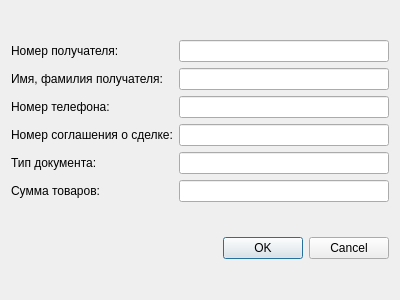
<?xml version="1.0" encoding="UTF-8"?>
<ui version="4.0">
 <class>AddEntryDestination</class>
 <widget class="QDialog" name="AddEntryDestination">
  <property name="geometry">
   <rect>
    <x>0</x>
    <y>0</y>
    <width>400</width>
    <height>300</height>
   </rect>
  </property>
  <property name="windowTitle">
   <string>Dialog</string>
  </property>
  <layout class="QVBoxLayout" name="verticalLayout">
   <item>
    <layout class="QGridLayout" name="gridLayout">
     <item row="4" column="0">
      <widget class="QLabel" name="label_3">
       <property name="text">
        <string>Номер телефона:</string>
       </property>
      </widget>
     </item>
     <item row="2" column="0">
      <widget class="QLabel" name="label">
       <property name="text">
        <string>Номер получателя:</string>
       </property>
      </widget>
     </item>
     <item row="6" column="0">
      <widget class="QLabel" name="label_5">
       <property name="text">
        <string>Тип документа:</string>
       </property>
      </widget>
     </item>
     <item row="3" column="1">
      <widget class="QLineEdit" name="firstLastDstEdit"/>
     </item>
     <item row="7" column="1">
      <widget class="QLineEdit" name="productSumEdit"/>
     </item>
     <item row="2" column="1">
      <widget class="QLineEdit" name="idDestiantionEdit"/>
     </item>
     <item row="5" column="1">
      <widget class="QLineEdit" name="idDealAgreementEdit"/>
     </item>
     <item row="4" column="1">
      <widget class="QLineEdit" name="phoneNumberEdit"/>
     </item>
     <item row="6" column="1">
      <widget class="QLineEdit" name="documentTypeEdit"/>
     </item>
     <item row="5" column="0">
      <widget class="QLabel" name="label_4">
       <property name="text">
        <string>Номер соглашения о сделке:</string>
       </property>
      </widget>
     </item>
     <item row="3" column="0">
      <widget class="QLabel" name="label_2">
       <property name="text">
        <string>Имя, фамилия получателя:</string>
       </property>
      </widget>
     </item>
     <item row="7" column="0">
      <widget class="QLabel" name="label_6">
       <property name="text">
        <string>Сумма товаров:</string>
       </property>
      </widget>
     </item>
    </layout>
   </item>
   <item>
    <widget class="QDialogButtonBox" name="buttonBox">
     <property name="orientation">
      <enum>Qt::Horizontal</enum>
     </property>
     <property name="standardButtons">
      <set>QDialogButtonBox::Cancel|QDialogButtonBox::Ok</set>
     </property>
    </widget>
   </item>
  </layout>
 </widget>
 <resources/>
 <connections>
  <connection>
   <sender>buttonBox</sender>
   <signal>accepted()</signal>
   <receiver>AddEntryDestination</receiver>
   <slot>accept()</slot>
   <hints>
    <hint type="sourcelabel">
     <x>248</x>
     <y>254</y>
    </hint>
    <hint type="destinationlabel">
     <x>157</x>
     <y>274</y>
    </hint>
   </hints>
  </connection>
  <connection>
   <sender>buttonBox</sender>
   <signal>rejected()</signal>
   <receiver>AddEntryDestination</receiver>
   <slot>reject()</slot>
   <hints>
    <hint type="sourcelabel">
     <x>316</x>
     <y>260</y>
    </hint>
    <hint type="destinationlabel">
     <x>286</x>
     <y>274</y>
    </hint>
   </hints>
  </connection>
 </connections>
</ui>
